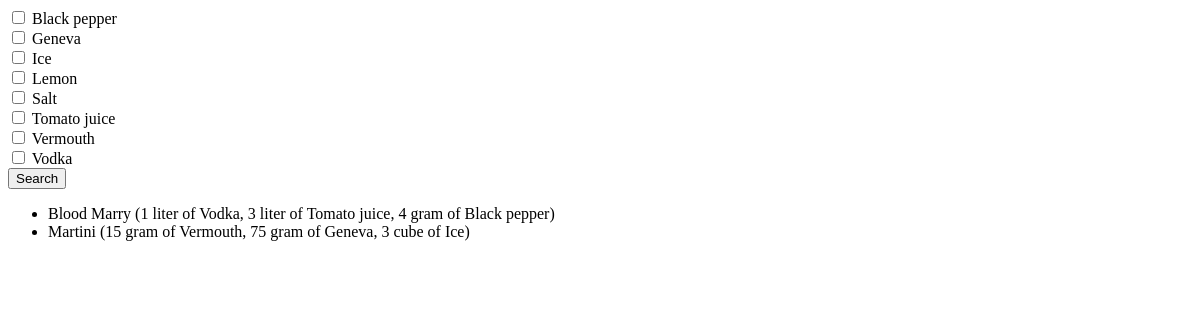
Before: / with the older database file.
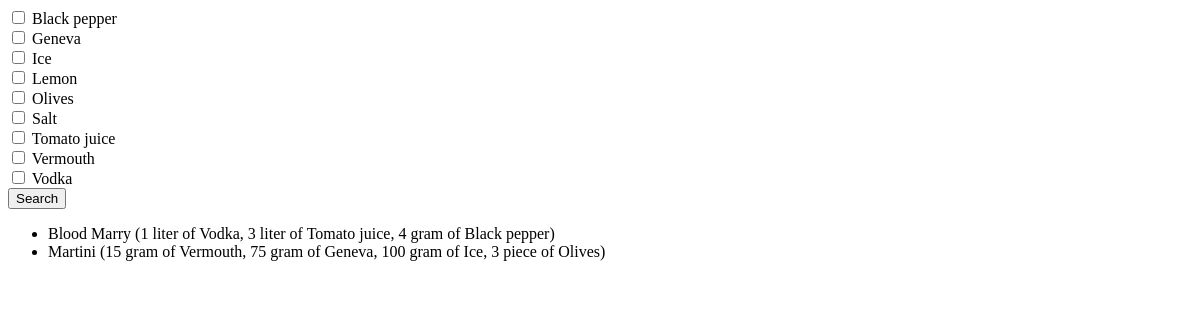
After: the same page with the newer database file.
### hello_django_app/models.py (models this page shows, shortened)
class Ingredient(models.Model):
    title = models.CharField(max_length=256)
    def __str__(self):
        return self.title
    pass

class Recipe(models.Model):
    title = models.CharField(max_length=512)
    description = models.TextField()
    image = models.ImageField(upload_to='recipe', null=True, blank=True)
    pass

class Proportion(models.Model):
    ingredient = models.ForeignKey(Ingredient)
    measure = models.ForeignKey(Measure)
    value = models.PositiveIntegerField()
    recipe = models.ForeignKey(to=Recipe, related_name="proportions", null=False)
    def __str__(self):
        return '%d %s of %s' % (self.value, self.measure, self.ingredient)
    pass

class Measure(models.Model):
    title = models.CharField(max_length=256)
    def __str__(self):
        return self.title
    pass

### hello_django_app/views.py (the view)
# urls.py: url(r'^$', views.index, name='index'),
def index(request):
    selected = list(map(int, request.GET.getlist('ingredient[]', [])))
    ingredients_list = Ingredient.objects.order_by('title')
    recipes_list = Recipe.objects.order_by('title') \
    context = {
        'selected_ingredients': selected,
        'ingredients_list': ingredients_list,
        'recipes_list': recipes_list,
    }
    return render(request, 'index.html', context)

### hello_django_app/templates/index.html (shortened to what this page needs)
{% extends 'base.html' %}
{% block page_content %}
    <form>
        {% for ingredient in ingredients_list %}
            <div>
                <input id="ingredient_{{ ingredient.id }}" type="checkbox"
                       name="ingredient[]"
                       value="{{ ingredient.id }}"
                        />
                <label for="ingredient_{{ ingredient.id }}">
                    {{ ingredient.title }}
                </label>
            </div>
        {% endfor %}
        <button type="submit">Search</button>
    </form>
    <ul>
        {% for recipe in recipes_list %}
            <li>
                {{ recipe.title }} ({{ recipe.proportions.all|join:", " }})
            </li>
        {% endfor %}
    </ul>
{% endblock page_content %}

Changed rows visible on the page:
added Ingredient: title "Olives"
changed through a linked row, Recipe "Martini": proportions.all "15 gram of Vermouth, 75 gram of Geneva, 3 cube of Ice" → "15 gram of Vermouth, 75 gram of Geneva, 100 gram of Ice, 3 piece of Olives"
